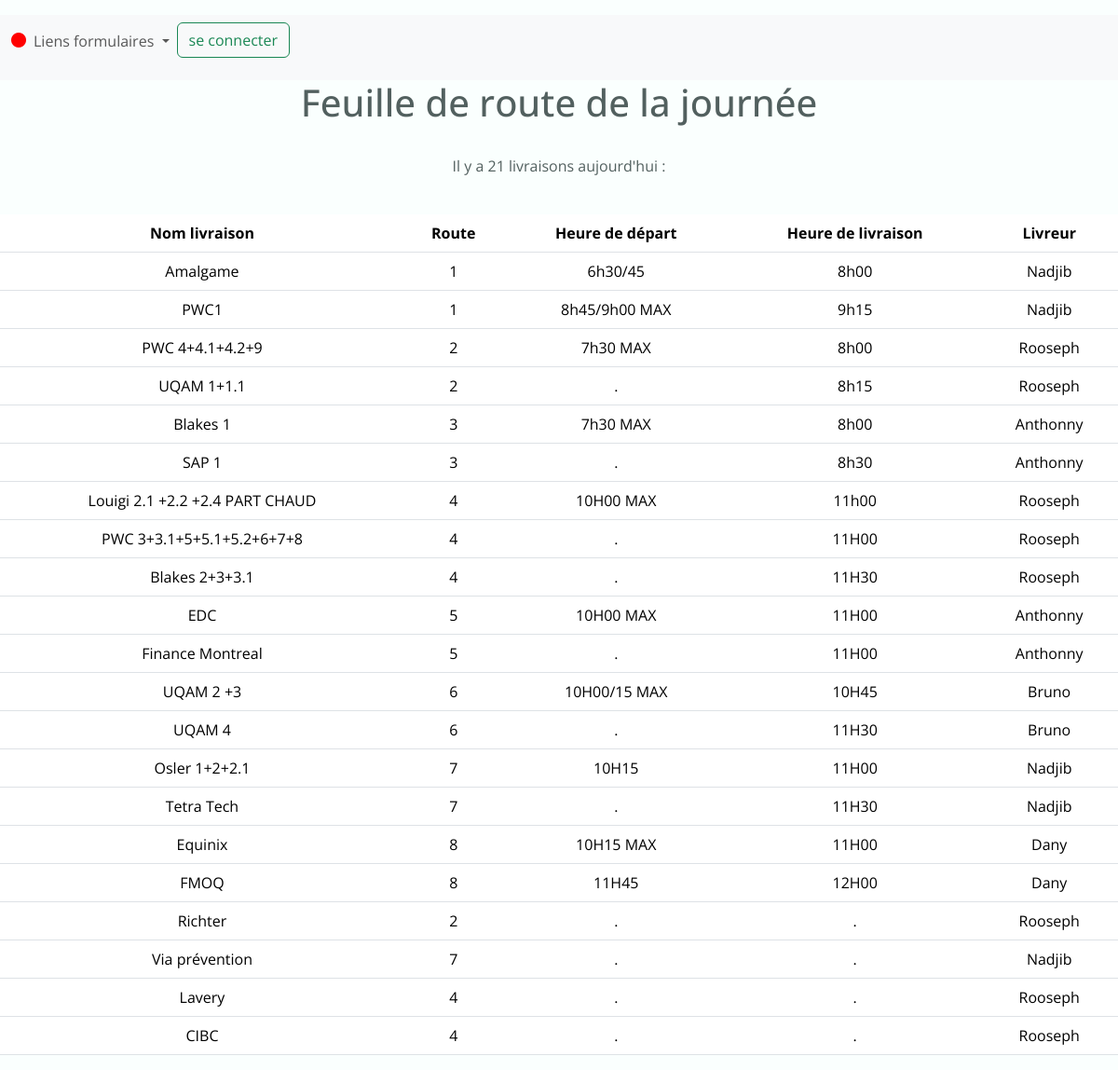
The page /livraisons_list/ on the database its author committed.
### listings/models.py (models this page shows, shortened)
class Livraison(models.Model):
    nom = models.fields.CharField(max_length=100)
    route = models.ForeignKey(Route, null=True, on_delete=models.SET_NULL)
    heure_depart = models.fields.CharField(max_length=100)
    heure_livraison = models.fields.CharField(max_length=100)
    client = models.ForeignKey(Client, null=True, on_delete=models.SET_NULL)
    date = models.fields.DateField()
    commentaire = models.fields.CharField(max_length=100)
    details_commande = models.FileField(upload_to='media/commandesdetail/')
    infodetail = models.fields.CharField(max_length=100)
    livreur = models.ForeignKey(Livreur, null=True, on_delete=models.SET_NULL)
    journee = models.ForeignKey(Journee, null=True, on_delete=models.SET_NULL)
    aidelivreur = models.fields.CharField(max_length=100)
    checklist = models.fields.CharField(max_length =3)
    retourtraiteur = models.fields.CharField(max_length = 3)
    recuperation = models.fields.CharField(max_length = 3)
    status = models.BooleanField(default=False)

class Route(models.Model):
     nom = models.fields.CharField(max_length=100)
     def __str__(self):
        return f'{self.nom}'

class Livreur(models.Model):
        nom = models.fields.CharField(max_length=100)
        user = models.OneToOneField(User, null=True, on_delete=models.CASCADE)

### listings/views.py (the view)
# urls.py: path('livraisons_list/', views.livraisons_list, name = 'livraisons-list'),
def livraisons_list(request):
    livraisons  = Livraison.objects.all()
    livreurs = Livreur.objects.all()
    journees = Journee.objects.all()
    return render(request, 'listings/livraisons_list.html', context={'livraisons': livraisons,
                                                              'livreurs': livreurs,
                                                              'journees' : journees})

### listings/templates/listings/livraisons_list.html (shortened to what this page needs)
{% extends 'listings/base.html' %}
{% block content %}
<nav class="navbar navbar-expand-lg bg-body-tertiary">
    <div class="container-fluid">
        <p>{% if user.is_authenticated %}
            <p style="color: green;"><i class="fa-solid fa-circle" style="color: green;"></i></p>
        {% else %}
        <p style="color: red;"><i class="fa-solid fa-circle" style="color: red;"></i></p>
        {% endif %}</p>
      <div class="collapse navbar-collapse" id="navbarSupportedContent">
        <ul class="navbar-nav me-auto mb-2 mb-lg-0">
          <li class="nav-item dropdown">
            <a class="nav-link dropdown-toggle" href="#" role="button" data-bs-toggle="dropdown" aria-expanded="false">
                Liens formulaires
            </a>
            <li class="nav-item">
                <div>
                  <p>{% if user.is_authenticated %}
                      <form action="{% url 'logout' %}" method="post">
                          {% csrf_token %}
                          <button type="submit" class="btn btn-outline-danger">se déconnecter</button>
                      </form>
                      {% else %}
                          <a href="{% url 'login' %}" class="btn btn-outline-success" >se connecter</a>
                      {% endif %}</p>
                  </div>
              </li>
          </li>
        </ul>
      </div>
    </div>
  </nav>
<div style="text-align: center;">
<h1>Feuille de route de la journée</h1>
<br>
<p>Il y a  {{ livraisons|length }} livraisons aujourd'hui : </p>
<br>
<table class="table">
    <thead class="thead-dark">
      <tr>
        <th scope="col">Nom livraison</th>
        <th scope="col">Route</th>
        <th scope="col">Heure de départ</th>
        <th scope="col">Heure de livraison</th>
        <th scope="col">Livreur</th>
      </tr>
    </thead>
    <tbody>
        {% for livraison in livraisons %}
      <tr>
        <td>{{livraison.nom}}</td>
        <td>{{ livraison.route }}</td>
        <td>{{ livraison.heure_depart }}</td>
        <td>{{ livraison.heure_livraison }}</td>
        <td>{{livraison.livreur.nom}}</td>
      {% endfor %}
    </tbody>
  </table>
</div>
{% endblock %}

### listings/static/listings/styles.css (style rules this page uses)
:root { --header-height: 3rem; --hue: 174; --sat: 63%; --first-color: hsl(var(--hue), var(--sat), 40%); --first-color-alt: hsl(var(--hue), var(--sat), 36%); --title-color: hsl(var(--hue), 12%, 15%); --text-color: hsl(var(--hue), 8%, 35%); --body-color: hsl(var(--hue), 100%, 99%); --container-color: #FFF; --body-font: 'Open Sans', sans-serif; --h1-font-size: 1.5rem; --normal-font-size: .938rem; --tiny-font-size: .625rem; --z-tooltip: 10; --z-fixed: 100; }
@media screen and (min-width: 968px) { :root { --h1-font-size: 2.25rem; --normal-font-size: 1rem; } }
* { box-sizing: border-box; padding: 0; margin: 0; }
html { scroll-behavior: smooth; }
body { margin: var(--header-height) 0 0 0; font-family: var(--body-font); font-size: var(--normal-font-size); background-color: var(--body-color); color: var(--text-color); }
ul { list-style: none; }
a { text-decoration: none; }
@media screen and (min-width: 767px) { body { margin: 0; } }

### rows shown on the page
Livraison: nom "Amalgame", route "1", heure_depart "6h30/45", heure_livraison "8h00", livreur.nom "Nadjib"
Livraison: nom "PWC1", route "1", heure_depart "8h45/9h00 MAX", heure_livraison "9h15", livreur.nom "Nadjib"
Livraison: nom "PWC 4+4.1+4.2+9", route "2", heure_depart "7h30 MAX", heure_livraison "8h00", livreur.nom "Rooseph"
Livraison: nom "UQAM 1+1.1", route "2", heure_depart ".", heure_livraison "8h15", livreur.nom "Rooseph"
Livraison: nom "Blakes 1", route "3", heure_depart "7h30 MAX", heure_livraison "8h00", livreur.nom "Anthonny"
Livraison: nom "SAP 1", route "3", heure_depart ".", heure_livraison "8h30", livreur.nom "Anthonny"
Livraison: nom "Louigi 2.1 +2.2 +2.4 PART CHAUD", route "4", heure_depart "10H00 MAX", heure_livraison "11h00", livreur.nom "Rooseph"
Livraison: nom "PWC 3+3.1+5+5.1+5.2+6+7+8", route "4", heure_depart ".", heure_livraison "11H00", livreur.nom "Rooseph"
Livraison: nom "Blakes 2+3+3.1", route "4", heure_depart ".", heure_livraison "11H30", livreur.nom "Rooseph"
Livraison: nom "EDC", route "5", heure_depart "10H00 MAX", heure_livraison "11H00", livreur.nom "Anthonny"
Livraison: nom "Finance Montreal", route "5", heure_depart ".", heure_livraison "11H00", livreur.nom "Anthonny"
Livraison: nom "UQAM 2 +3", route "6", heure_depart "10H00/15 MAX", heure_livraison "10H45", livreur.nom "Bruno"
Livraison: nom "UQAM 4", route "6", heure_depart ".", heure_livraison "11H30", livreur.nom "Bruno"
Livraison: nom "Osler 1+2+2.1", route "7", heure_depart "10H15", heure_livraison "11H00", livreur.nom "Nadjib"
Livraison: nom "Tetra Tech", route "7", heure_depart ".", heure_livraison "11H30", livreur.nom "Nadjib"
Livraison: nom "Equinix", route "8", heure_depart "10H15 MAX", heure_livraison "11H00", livreur.nom "Dany"
Livraison: nom "FMOQ", route "8", heure_depart "11H45", heure_livraison "12H00", livreur.nom "Dany"
Livraison: nom "Richter", route "2", heure_depart ".", heure_livraison ".", livreur.nom "Rooseph"
Livraison: nom "Via prévention", route "7", heure_depart ".", heure_livraison ".", livreur.nom "Nadjib"
Livraison: nom "Lavery", route "4", heure_depart ".", heure_livraison ".", livreur.nom "Rooseph"
Livraison: nom "CIBC", route "4", heure_depart ".", heure_livraison ".", livreur.nom "Rooseph"

### other values the page prints
{{ livraisons|length }} "21"
